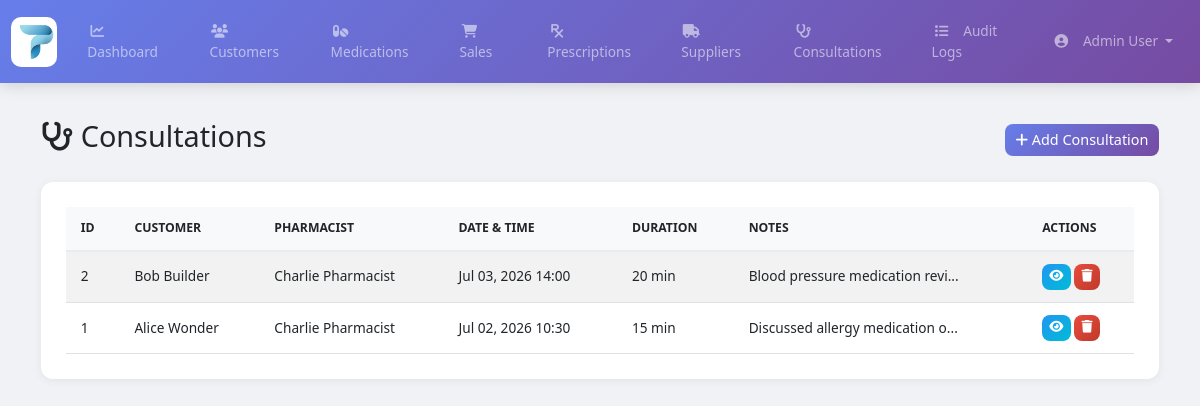
The app's page /pages/consultations.php (signed in) with its own data.
### tables this page shows
CREATE TABLE Consultation (
    consultation_id INT AUTO_INCREMENT PRIMARY KEY,
    customer_id INT NOT NULL,
    employee_id INT NOT NULL,
    consultation_date DATETIME NOT NULL,
    notes TEXT,
    duration_minutes INT,
    FOREIGN KEY (customer_id)
        REFERENCES Customer(customer_id),
    FOREIGN KEY (employee_id)
        REFERENCES Employee(employee_id)
);

CREATE TABLE Customer (
    customer_id INT AUTO_INCREMENT PRIMARY KEY,
    first_name VARCHAR(50) NOT NULL,
    last_name VARCHAR(50) NOT NULL,
    phone VARCHAR(20) UNIQUE,
    email VARCHAR(100) UNIQUE,
    dob DATE,
    address TEXT,
    registration_date DATE DEFAULT CURRENT_DATE
);

CREATE TABLE Employee (
    employee_id INT AUTO_INCREMENT PRIMARY KEY,
    first_name VARCHAR(50) NOT NULL,
    last_name VARCHAR(50) NOT NULL,
    phone VARCHAR(20) UNIQUE,
    email VARCHAR(100) UNIQUE,
    hire_date DATE NOT NULL,
    role VARCHAR(50) NOT NULL,
    salary DECIMAL(10,2),
    password VARCHAR(255) NOT NULL
);

### includes/config.php (called while the page is built, shortened)
<?php
$basePath = rtrim(dirname($_SERVER['SCRIPT_NAME']), '/');
if (basename($basePath) === 'pages') {
    $basePath = dirname($basePath);
}
function isLoggedIn()
{
    return isset($_SESSION['user_id']);
}
function currentUserRole()
{
    return $_SESSION['user_role'] ?? 'Guest';
}
function isAdmin()
{
    return currentUserRole() === 'Admin';
}
function canEditConsultations()
{
    return isAdmin() || isPharmacist();
}
function canViewActivities()
{
    return isAdmin();
}
?>

### pages/consultations.php (the view, shortened to what this page needs)
<?php
require_once __DIR__ . '/../includes/config.php';
$consultations = mysqli_query($conn, "
    SELECT c.*,
           cust.first_name, cust.last_name,
           emp.first_name AS emp_first,
           emp.last_name AS emp_last
    FROM Consultation c
    JOIN Customer cust ON c.customer_id = cust.customer_id
    JOIN Employee emp ON c.employee_id = emp.employee_id
    ORDER BY c.consultation_id DESC
");
require_once __DIR__ . '/../includes/header.php';
?>
<div class="d-flex justify-content-between align-items-center mb-4">
    <h2><i class="fas fa-stethoscope"></i> Consultations</h2>
    <?php if (canEditConsultations()): ?>
        <button class="btn btn-primary" data-bs-toggle="modal" data-bs-target="#addConsultationModal">
            <i class="fas fa-plus"></i> Add Consultation
        </button>
    <?php endif; ?>
</div>
<div class="card">
    <div class="card-body">
        <div class="table-responsive">
            <table class="table table-striped table-hover" id="consultationTable">
                <thead>
                    <tr>
                        <th>ID</th>
                        <th>Customer</th>
                        <th>Pharmacist</th>
                        <th>Date & Time</th>
                        <th>Duration</th>
                        <th>Notes</th>
                        <?php if (canEditConsultations()): ?>
                        <th>Actions</th>
                        <?php endif; ?>
                    </tr>
                </thead>
                <tbody>
                <?php while ($row = mysqli_fetch_assoc($consultations)): ?>
                    <tr>
                        <td><?= $row['consultation_id'] ?></td>
                        <td><?= $row['first_name'] . ' ' . $row['last_name'] ?></td>
                        <td><?= $row['emp_first'] . ' ' . $row['emp_last'] ?></td>
                        <td><?= date('M d, Y H:i', strtotime($row['consultation_date'])) ?></td>
                        <td><?= $row['duration_minutes'] ?> min</td>
                        <td>
                            <?= htmlspecialchars(substr($row['notes'] ?? 'N/A', 0, 30)) ?>...
                        </td>
                        <?php if (canEditConsultations()): ?>
                        <td>
                            <button class="btn btn-sm btn-info"
                                onclick="viewConsultation(<?= $row['consultation_id'] ?>)">
                                <i class="fas fa-eye"></i>
                            </button>
                            <form method="POST" style="display:inline;"
                                  onsubmit="return confirm('Delete this consultation?')">
                                <button type="submit" class="btn btn-sm btn-danger">
                                    <i class="fas fa-trash"></i>
                                </button>
                            </form>
                        </td>
                        <?php endif; ?>
                    </tr>
                <?php endwhile; ?>
                </tbody>
            </table>
        </div>
    </div>
</div>
<?php require_once __DIR__ . '/../includes/footer.php'; ?>

### includes/header.php (shortened to what this page needs)
<!DOCTYPE html>
<html lang="en">
<head>
    <link
        href="https://cdn.jsdelivr.net/npm/bootstrap@5.3.0/dist/css/bootstrap.min.css"
        rel="stylesheet"
    >
    <link
        rel="stylesheet"
        href="https://cdnjs.cloudflare.com/ajax/libs/font-awesome/6.4.0/css/all.min.css"
    >
    <link rel="stylesheet" href="<?= $basePath ?>/assets/css/style.css">
</head>
<body>
<nav class="navbar navbar-expand-lg navbar-dark bg-primary">
    <div class="container-fluid">
        <a class="navbar-brand" href="<?= $basePath ?>/pages/dashboard.php">
            <img src="/pharmatrust/assets/images/pharmatrustlogo.jpeg" alt="PharmaTrust" style="height: 50px; width: auto; border-radius: 10px;">
        </a>
        <div class="collapse navbar-collapse" id="navbarNav">
            <ul class="navbar-nav me-auto">
                <li class="nav-item">
                    <a class="nav-link" href="<?= $basePath ?>/pages/dashboard.php">
                        <i class="fas fa-chart-line"></i> Dashboard
                    </a>
                </li>
                <?php if (isLoggedIn()): ?>
                <li class="nav-item">
                    <a class="nav-link" href="<?= $basePath ?>/pages/customers.php">
                        <i class="fas fa-users"></i> Customers
                    </a>
                </li>
                <li class="nav-item">
                    <a class="nav-link" href="<?= $basePath ?>/pages/medications.php">
                        <i class="fas fa-pills"></i> Medications
                    </a>
                </li>
                <?php endif; ?>
                <?php if (isLoggedIn()): ?>
                <li class="nav-item">
                    <a class="nav-link" href="<?= $basePath ?>/pages/sales.php">
                        <i class="fas fa-shopping-cart"></i> Sales
                    </a>
                </li>
                <?php endif; ?>
                <?php if (isLoggedIn()): ?>
                <li class="nav-item">
                    <a class="nav-link" href="<?= $basePath ?>/pages/prescriptions.php">
                        <i class="fas fa-prescription"></i> Prescriptions
                    </a>
                </li>
                <?php endif; ?>
                <?php if (isLoggedIn()): ?>
                <li class="nav-item">
                    <a class="nav-link" href="<?= $basePath ?>/pages/suppliers.php">
                        <i class="fas fa-truck"></i> Suppliers
                    </a>
                </li>
                <?php endif; ?>
                <?php if (isLoggedIn()): ?>
                <li class="nav-item">
                    <a class="nav-link" href="<?= $basePath ?>/pages/consultations.php">
                        <i class="fas fa-stethoscope"></i> Consultations
                    </a>
                </li>
                <?php endif; ?>
                <?php if (canViewActivities()): ?>
                <li class="nav-item">
                    <a class="nav-link" href="<?= $basePath ?>/pages/dashboard.php#activityLog">
                        <i class="fas fa-list"></i> Audit Logs
                    </a>
                </li>
                <?php endif; ?>
            </ul>
            <ul class="navbar-nav">
                <li class="nav-item dropdown">
                    <a class="nav-link dropdown-toggle"
                       href="#"
                       role="button"
                       data-bs-toggle="dropdown">
                        <i class="fas fa-user-circle"></i>
                        <?= htmlspecialchars($_SESSION['user_name'] ?? 'User') ?>
                    </a>
                </li>
            </ul>
        </div>
    </div>
</nav>
<div class="main-container">
    <div class="container mt-4">

### includes/footer.php
	</div>
</div>
</body>
</html>

### assets/css/style.css (style rules this page uses)
:root { --primary-1: #667eea; --primary-2: #764ba2; --accent: #11998e; --muted: #6c757d; --card-radius: 12px; --transition-fast: 180ms; --transition: 300ms; }
* { margin: 0; padding: 0; box-sizing: border-box; }
body { background-color: #f0f2f5; font-family: 'Segoe UI', Tahoma, Geneva, Verdana, sans-serif; min-height: 100vh; padding-bottom: 30px; }
.navbar { background: linear-gradient(135deg, #667eea 0%, #764ba2 100%) !important; box-shadow: 0 2px 15px rgba(0,0,0,0.15); padding: 12px 0; }
.navbar-brand { font-weight: 700; font-size: 1.5rem; letter-spacing: 0.5px; }
.navbar .nav-link { font-weight: 500; padding: 8px 16px !important; border-radius: 8px; transition: all 0.3s ease; font-size: 0.95rem; }
.navbar .nav-link i { margin-right: 8px; width: 20px; text-align: center; }
.card { border: none; border-radius: 12px; box-shadow: 0 2px 10px rgba(0,0,0,0.06); margin-bottom: 25px; overflow: hidden; transition: transform 0.2s ease, box-shadow 0.2s ease; }
.card-body { padding: 25px; }
.table { margin-bottom: 0; font-size: 0.95rem; }
.table thead th { background: #f8f9fa; border-bottom: 2px solid #e9ecef; font-weight: 600; font-size: 0.85rem; text-transform: uppercase; padding: 12px 15px; }
.table tbody td { padding: 12px 15px; vertical-align: middle; }
.table-striped tbody tr:nth-of-type(odd) { background-color: rgba(0,0,0,0.02); }
.btn { border-radius: 8px; font-weight: 500; transition: all 0.3s ease; }
.btn-primary { background: linear-gradient(135deg,#667eea,#764ba2); border: none; }
.btn-danger { background: linear-gradient(135deg,#e74c3c,#c0392b); border:none; }
.btn-info { background: linear-gradient(135deg,#2196F3,#00BCD4); border:none; color:white; }
html { font-size: clamp(14px, 1.2vw, 16px); }
.main-container { width:100%; background:transparent; }
.main-container .container { padding-top: 1rem; padding-bottom: 2.5rem; }
.table-responsive { overflow-x:auto; -webkit-overflow-scrolling: touch; }

### records on screen
consultation: consultation_id "2", customer.first_name "Bob", customer.last_name "Builder", employee.first_name "Charlie", employee.last_name "Pharmacist", consultation_date "Jul 03, 2026 14:00", duration_minutes "20", notes "Blood pressure medication revi"
consultation: consultation_id "1", customer.first_name "Alice", customer.last_name "Wonder", employee.first_name "Charlie", employee.last_name "Pharmacist", consultation_date "Jul 02, 2026 10:30", duration_minutes "15", notes "Discussed allergy medication o"

### other values on screen
$_SESSION['user_name'] "Admin User"
